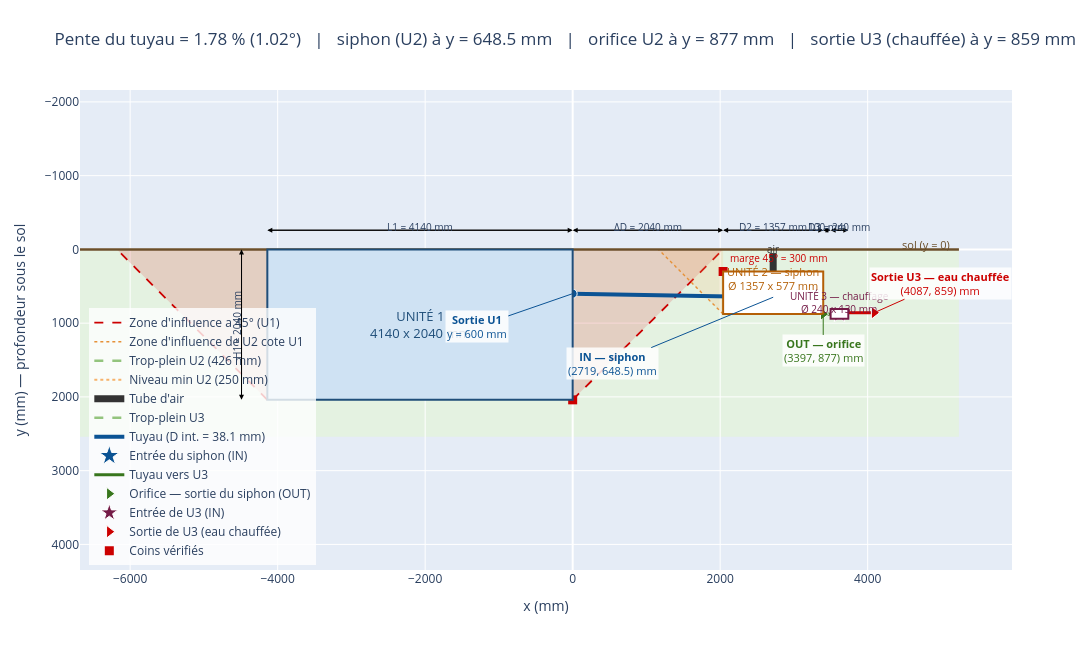

Write notebook code for a chart like this one.
### Markdown cell above
**Graphique 1.7** — plan 2D (repris de 1.5) avec l'unité 3 ajoutée.

### Code cell
# ---- Plan 2D interactif, avec U3 (repris de 1.5, zoom a la molette ou en glissant) ----
import plotly.graph_objects as go

y_bas = max(H1, y_f3) + 500
y_haut = -700
xmin = -L1 - H1 - 500
xmax = x3_d + 1500

fig6 = go.Figure()

# Zone securitaire (fond)
fig6.add_shape(type="rect", x0=xmin, x1=xmax, y0=0, y1=y_bas, fillcolor="#e4f2e1", line=dict(width=0), layer="below")

# Zones d'influence a 45 deg de U1 (droite et gauche)
for pts in ([(0, H1), (0, 0), (H1, 0)], [(-L1, H1), (-L1, 0), (-L1 - H1, 0)]):
    xs, ys = zip(*pts)
    fig6.add_trace(go.Scatter(x=xs, y=ys, fill="toself", mode="none", fillcolor="rgba(224,102,102,0.25)", showlegend=False, hoverinfo="skip"))
fig6.add_trace(go.Scatter(x=[0, H1], y=[H1, 0], mode="lines", line=dict(color="#cc0000", width=1.8, dash="dash"),
                           name="Zone d'influence a 45° (U1)"))
fig6.add_trace(go.Scatter(x=[-L1, -L1 - H1], y=[H1, 0], mode="lines", line=dict(color="#cc0000", width=1.8, dash="dash"), showlegend=False))

# Zone de U2 cote U1 (controle 2)
xs, ys = zip(*[(x2_g, y_f2), (x2_g, 0), (x2_g - y_f2, 0)])
fig6.add_trace(go.Scatter(x=xs, y=ys, fill="toself", mode="none", fillcolor="rgba(246,178,107,0.18)", showlegend=False, hoverinfo="skip"))
fig6.add_trace(go.Scatter(x=[x2_g, x2_g - y_f2], y=[y_f2, 0], mode="lines", line=dict(color="#e69138", width=1.4, dash="dot"),
                           name="Zone d'influence de U2 cote U1"))

# Sol
fig6.add_trace(go.Scatter(x=[xmin, xmax], y=[0, 0], mode="lines", line=dict(color="#6b4f2a", width=2.5), showlegend=False))
fig6.add_annotation(x=xmax - 100, y=-60, text="sol (y = 0)", showarrow=False, font=dict(size=11, color="#6b4f2a"), xanchor="right")

# Unites 1, 2 et 3 (U2 = siphon de Mariotte, U3 = reservoir de chauffage, meme caisson prefabrique que U2)
fig6.add_shape(type="rect", x0=-L1, x1=0, y0=0, y1=H1, fillcolor="#cfe2f3", line=dict(color="#1f4e79", width=2))
fig6.add_shape(type="rect", x0=x2_g, x1=x2_d, y0=y_h2, y1=y_f2, fillcolor="white", line=dict(color="#b45f06", width=2))
fig6.add_shape(type="rect", x0=x3_g, x1=x3_d, y0=y_h3, y1=y_f3, fillcolor="white", line=dict(color="#741b47", width=2))
fig6.add_annotation(x=-L1 / 2, y=H1 / 2, text=f"UNITÉ 1<br>{L1:.0f} x {H1:.0f} mm", showarrow=False, font=dict(size=13, color="#1f4e79"))
fig6.add_annotation(x=x2_g + L2 / 2, y=y_h2 + 90, text=f"UNITÉ 2 — siphon<br>Ø {D2:.0f} x {H2:.0f} mm", showarrow=False, font=dict(size=11, color="#b45f06"))
fig6.add_annotation(x=x3_g + L3 / 2, y=y_h3 - 90, text=f"UNITÉ 3 — chauffage<br>Ø {D3:.0f} x {H3:.0f} mm", showarrow=False, font=dict(size=10, color="#741b47"))

# Niveaux d'eau extremes du siphon (dans U2)
y_niveau_max_abs = y_f2 - NIVEAU_MAX_MM
y_niveau_min_abs = y_f2 - NIVEAU_MIN_MM
fig6.add_trace(go.Scatter(x=[x2_g, x2_d], y=[y_niveau_max_abs] * 2, mode="lines", line=dict(color="#93c47d", width=2.5, dash="dash"),
                           name=f"Trop-plein U2 ({NIVEAU_MAX_MM:.0f} mm)"))
fig6.add_trace(go.Scatter(x=[x2_g, x2_d], y=[y_niveau_min_abs] * 2, mode="lines", line=dict(color="#f6b26b", width=2, dash="dot"),
                           name=f"Niveau min U2 ({NIVEAU_MIN_MM:.0f} mm)"))

# Tube d'air, au milieu de U2, immerge jusqu'a l'orifice (y_f2)
fig6.add_trace(go.Scatter(x=[x_siphon, x_siphon], y=[y_f2, y_h2 - 250], mode="lines", line=dict(color="#333333", width=7),
                           name="Tube d'air"))
fig6.add_annotation(x=x_siphon, y=y_h2 - 300, text="air", showarrow=False, font=dict(size=10, color="#333333"))

# Trop-plein de U3
fig6.add_trace(go.Scatter(x=[x3_g, x3_d], y=[y_sortie3] * 2, mode="lines", line=dict(color="#93c47d", width=2.5, dash="dash"),
                           name="Trop-plein U3"))

# Tuyau U1 -> siphon (IN de U2)
fig6.add_trace(go.Scatter(x=[0, x_siphon], y=[y_s, y_e], mode="lines", line=dict(color="#0b5394", width=4),
                           name=f"Tuyau (D int. = {D_INT:.1f} mm)"))
fig6.add_trace(go.Scatter(x=[0], y=[y_s], mode="markers", marker=dict(symbol="circle", size=9, color="#0b5394",
                           line=dict(color="white", width=1)), showlegend=False))
fig6.add_trace(go.Scatter(x=[x_siphon], y=[y_e], mode="markers", marker=dict(symbol="star", size=15, color="#0b5394",
                           line=dict(color="white", width=1)), name="Entrée du siphon (IN)"))

# Orifice de U2 (OUT) -> entree de U3 (IN)
fig6.add_trace(go.Scatter(x=[x2_d, x3_entree], y=[y_f2, y_entree3], mode="lines", line=dict(color="#38761d", width=3),
                           name="Tuyau vers U3"))
fig6.add_trace(go.Scatter(x=[x2_d], y=[y_f2], mode="markers", marker=dict(symbol="triangle-right", size=11, color="#38761d",
                           line=dict(color="white", width=1)), name="Orifice — sortie du siphon (OUT)"))
fig6.add_trace(go.Scatter(x=[x3_entree], y=[y_entree3], mode="markers", marker=dict(symbol="star", size=13, color="#741b47",
                           line=dict(color="white", width=1)), name="Entrée de U3 (IN)"))

# Sortie de U3 (trop-plein, eau chauffee prete a l'usage)
x_out3_stub = x3_d + 350
fig6.add_trace(go.Scatter(x=[x3_d, x_out3_stub], y=[y_sortie3, y_sortie3], mode="lines", line=dict(color="#cc0000", width=3), showlegend=False))
fig6.add_trace(go.Scatter(x=[x_out3_stub], y=[y_sortie3], mode="markers", marker=dict(symbol="triangle-right", size=11, color="#cc0000",
                           line=dict(color="white", width=1)), name="Sortie de U3 (eau chauffée)"))

fig6.add_annotation(x=0, y=y_s, ax=-1300, ay=y_s + 450, axref="x", ayref="y", xref="x", yref="y",
                     text=f"<b>Sortie U1</b><br>y = {y_s:.0f} mm", showarrow=True, arrowcolor="#0b5394",
                     font=dict(size=11, color="#0b5394"), bgcolor="rgba(255,255,255,0.85)")
fig6.add_annotation(x=x_siphon, y=y_e, ax=x2_g - 1500, ay=y_e + 900, axref="x", ayref="y", xref="x", yref="y",
                     text=f"<b>IN — siphon</b><br>({x_siphon:.0f}, {y_e:.1f}) mm", showarrow=True, arrowcolor="#0b5394",
                     font=dict(size=11, color="#0b5394"), bgcolor="rgba(255,255,255,0.85)")
fig6.add_annotation(x=x2_d, y=y_f2, ax=x2_d, ay=y_f2 + 500, axref="x", ayref="y", xref="x", yref="y",
                     text=f"<b>OUT — orifice</b><br>({x2_d:.0f}, {y_f2:.0f}) mm", showarrow=True, arrowcolor="#38761d",
                     font=dict(size=11, color="#38761d"), bgcolor="rgba(255,255,255,0.85)")
fig6.add_annotation(x=x_out3_stub, y=y_sortie3, ax=x_out3_stub + 900, ay=y_sortie3 - 400, axref="x", ayref="y", xref="x", yref="y",
                     text=f"<b>Sortie U3 — eau chauffée</b><br>({x_out3_stub:.0f}, {y_sortie3:.0f}) mm", showarrow=True, arrowcolor="#cc0000",
                     font=dict(size=11, color="#cc0000"), bgcolor="rgba(255,255,255,0.85)")

# Coins verifies
fig6.add_trace(go.Scatter(x=[0, x2_g], y=[H1, y_h2], mode="markers", marker=dict(symbol="square", size=9, color="#cc0000"),
                           name="Coins vérifiés"))
fig6.add_annotation(x=x2_g + 60, y=y_h2 - 60, text=f"marge 45° = {marge_1:.0f} mm", showarrow=False,
                     font=dict(size=10, color="#cc0000"), xanchor="left", yanchor="bottom")

def cote(x0, x1, y, txt):
    fig6.add_annotation(x=x1, y=y, ax=x0, ay=y, axref="x", ayref="y", xref="x", yref="y",
                         text="", showarrow=True, arrowcolor="black", arrowwidth=1, arrowhead=2, arrowsize=1)
    fig6.add_annotation(x=x0, y=y, ax=x1, ay=y, axref="x", ayref="y", xref="x", yref="y",
                         text="", showarrow=True, arrowcolor="black", arrowwidth=1, arrowhead=2, arrowsize=1)
    fig6.add_annotation(x=(x0 + x1) / 2, y=y - 40, text=txt, showarrow=False, font=dict(size=10))

cote(-L1, 0, -260, f"L1 = {L1:.0f} mm")
cote(0, x2_g, -260, f"ΔD = {dD:.0f} mm")
cote(x2_g, x2_d, -260, f"D2 = {L2:.0f} mm")
cote(x2_d, x3_g, -260, f"{dx3:.0f} mm")
cote(x3_g, x3_d, -260, f"D3 = {L3:.0f} mm")
fig6.add_annotation(x=-L1 - 350, y=0, ax=-L1 - 350, ay=H1, axref="x", ayref="y", xref="x", yref="y",
                     text="", showarrow=True, arrowcolor="black", arrowwidth=1, arrowhead=2)
fig6.add_annotation(x=-L1 - 350, y=H1, ax=-L1 - 350, ay=0, axref="x", ayref="y", xref="x", yref="y",
                     text="", showarrow=True, arrowcolor="black", arrowwidth=1, arrowhead=2)
fig6.add_annotation(x=-L1 - 420, y=H1 / 2, text=f"H1 = {H1:.0f} mm", showarrow=False, font=dict(size=10), textangle=-90)

fig6.update_xaxes(title="x (mm)")
fig6.update_yaxes(autorange="reversed", title="y (mm) — profondeur sous le sol", scaleanchor="x", scaleratio=1)
fig6.update_layout(
    title=(f"Pente du tuyau = {S*100:.2f} % ({angle:.2f}°)   |   siphon (U2) à y = {y_e:.1f} mm   |   "
           f"orifice U2 à y = {y_f2:.0f} mm   |   sortie U3 (chauffée) à y = {y_sortie3:.0f} mm"),
    height=650, width=1150, dragmode="pan", margin=dict(t=90),
    legend=dict(x=0.01, y=0.01, bgcolor="rgba(255,255,255,0.8)"),
)
fig6.show(config={"scrollZoom": True})

### Figure 1 — Plotly figure (JSON) as saved in the notebook; plotly's stock layout.template omitted (floating-point values rounded to 4 significant figures)
{"data": [{"fill": "toself", "fillcolor": "rgba(224,102,102,0.25)", "hoverinfo": "skip", "mode": "none", "showlegend": false, "type": "scatter", "x": [0, 0, 2040.0], "y": [2040.0, 0, 0]}, {"fill": "toself", "fillcolor": "rgba(224,102,102,0.25)", "hoverinfo": "skip", "mode": "none", "showlegend": false, "type": "scatter", "x": [-4140.0, -4140.0, -6180.0], "y": [2040.0, 0, 0]}, {"line": {"color": "#cc0000", "dash": "dash", "width": 1.8}, "mode": "lines", "name": "Zone d'influence a 45° (U1)", "type": "scatter", "x": [0, 2040.0], "y": [2040.0, 0]}, {"line": {"color": "#cc0000", "dash": "dash", "width": 1.8}, "mode": "lines", "showlegend": false, "type": "scatter", "x": [-4140.0, -6180.0], "y": [2040.0, 0]}, {"fill": "toself", "fillcolor": "rgba(246,178,107,0.18)", "hoverinfo": "skip", "mode": "none", "showlegend": false, "type": "scatter", "x": [2040.0, 2040.0, 1163.0], "y": [877.2, 0, 0]}, {"line": {"color": "#e69138", "dash": "dot", "width": 1.4}, "mode": "lines", "name": "Zone d'influence de U2 cote U1", "type": "scatter", "x": [2040.0, 1163.0], "y": [877.2, 0]}, {"line": {"color": "#6b4f2a", "width": 2.5}, "mode": "lines", "showlegend": false, "type": "scatter", "x": [-6680.0, 5237.0], "y": [0, 0]}, {"line": {"color": "#93c47d", "dash": "dash", "width": 2.5}, "mode": "lines", "name": "Trop-plein U2 (426 mm)", "type": "scatter", "x": [2040.0, 3397.0], "y": [451.0, 451.0]}, {"line": {"color": "#f6b26b", "dash": "dot", "width": 2}, "mode": "lines", "name": "Niveau min U2 (250 mm)", "type": "scatter", "x": [2040.0, 3397.0], "y": [627.2, 627.2]}, {"line": {"color": "#333333", "width": 7}, "mode": "lines", "name": "Tube d'air", "type": "scatter", "x": [2719.0, 2719.0], "y": [877.2, 50.0]}, {"line": {"color": "#93c47d", "dash": "dash", "width": 2.5}, "mode": "lines", "name": "Trop-plein U3", "type": "scatter", "x": [3497.0, 3737.0], "y": [858.9, 858.9]}, {"line": {"color": "#0b5394", "width": 4}, "mode": "lines", "name": "Tuyau (D int. = 38.1 mm)", "type": "scatter", "x": [0, 2719.0], "y": [600.0, 648.5]}, {"marker": {"color": "#0b5394", "line": {"color": "white", "width": 1}, "size": 9, "symbol": "circle"}, "mode": "markers", "showlegend": false, "type": "scatter", "x": [0], "y": [600.0]}, {"marker": {"color": "#0b5394", "line": {"color": "white", "width": 1}, "size": 15, "symbol": "star"}, "mode": "markers", "name": "Entrée du siphon (IN)", "type": "scatter", "x": [2719.0], "y": [648.5]}, {"line": {"color": "#38761d", "width": 3}, "mode": "lines", "name": "Tuyau vers U3", "type": "scatter", "x": [3397.0, 3617.0], "y": [877.2, 881.1]}, {"marker": {"color": "#38761d", "line": {"color": "white", "width": 1}, "size": 11, "symbol": "triangle-right"}, "mode": "markers", "name": "Orifice — sortie du siphon (OUT)", "type": "scatter", "x": [3397.0], "y": [877.2]}, {"marker": {"color": "#741b47", "line": {"color": "white", "width": 1}, "size": 13, "symbol": "star"}, "mode": "markers", "name": "Entrée de U3 (IN)", "type": "scatter", "x": [3617.0], "y": [881.1]}, {"line": {"color": "#cc0000", "width": 3}, "mode": "lines", "showlegend": false, "type": "scatter", "x": [3737.0, 4087.0], "y": [858.9, 858.9]}, {"marker": {"color": "#cc0000", "line": {"color": "white", "width": 1}, "size": 11, "symbol": "triangle-right"}, "mode": "markers", "name": "Sortie de U3 (eau chauffée)", "type": "scatter", "x": [4087.0], "y": [858.9]}, {"marker": {"color": "#cc0000", "size": 9, "symbol": "square"}, "mode": "markers", "name": "Coins vérifiés", "type": "scatter", "x": [0, 2040.0], "y": [2040.0, 300.0]}], "layout": {"annotations": [{"font": {"color": "#6b4f2a", "size": 11}, "showarrow": false, "text": "sol (y = 0)", "x": 5137.0, "xanchor": "right", "y": -60}, {"font": {"color": "#1f4e79", "size": 13}, "showarrow": false, "text": "UNITÉ 1<br>4140 x 2040 mm", "x": -2070.0, "y": 1020.0}, {"font": {"color": "#b45f06", "size": 11}, "showarrow": false, "text": "UNITÉ 2 — siphon<br>Ø 1357 x 577 mm", "x": 2719.0, "y": 390.0}, {"font": {"color": "#741b47", "size": 10}, "showarrow": false, "text": "UNITÉ 3 — chauffage<br>Ø 240 x 130 mm", "x": 3617.0, "y": 718.9}, {"font": {"color": "#333333", "size": 10}, "showarrow": false, "text": "air", "x": 2719.0, "y": 0.0}, {"arrowcolor": "#0b5394", "ax": -1300, "axref": "x", "ay": 1050.0, "ayref": "y", "bgcolor": "rgba(255,255,255,0.85)", "font": {"color": "#0b5394", "size": 11}, "showarrow": true, "text": "<b>Sortie U1</b><br>y = 600 mm", "x": 0, "xref": "x", "y": 600.0, "yref": "y"}, {"arrowcolor": "#0b5394", "ax": 540.0, "axref": "x", "ay": 1548.0, "ayref": "y", "bgcolor": "rgba(255,255,255,0.85)", "font": {"color": "#0b5394", "size": 11}, "showarrow": true, "text": "<b>IN — siphon</b><br>(2719, 648.5) mm", "x": 2719.0, "xref": "x", "y": 648.5, "yref": "y"}, {"arrowcolor": "#38761d", "ax": 3397.0, "axref": "x", "ay": 1377.0, "ayref": "y", "bgcolor": "rgba(255,255,255,0.85)", "font": {"color": "#38761d", "size": 11}, "showarrow": true, "text": "<b>OUT — orifice</b><br>(3397, 877) mm", "x": 3397.0, "xref": "x", "y": 877.2, "yref": "y"}, {"arrowcolor": "#cc0000", "ax": 4987.0, "axref": "x", "ay": 458.9, "ayref": "y", "bgcolor": "rgba(255,255,255,0.85)", "font": {"color": "#cc0000", "size": 11}, "showarrow": true, "text": "<b>Sortie U3 — eau chauffée</b><br>(4087, 859) mm", "x": 4087.0, "xref": "x", "y": 858.9, "yref": "y"}, {"font": {"color": "#cc0000", "size": 10}, "showarrow": false, "text": "marge 45° = 300 mm", "x": 2100.0, "xanchor": "left", "y": 240.0, "yanchor": "bottom"}, {"arrowcolor": "black", "arrowhead": 2, "arrowsize": 1, "arrowwidth": 1, "ax": -4140.0, "axref": "x", "ay": -260, "ayref": "y", "showarrow": true, "text": "", "x": 0, "xref": "x", "y": -260, "yref": "y"}, {"arrowcolor": "black", "arrowhead": 2, "arrowsize": 1, "arrowwidth": 1, "ax": 0, "axref": "x", "ay": -260, "ayref": "y", "showarrow": true, "text": "", "x": -4140.0, "xref": "x", "y": -260, "yref": "y"}, {"font": {"size": 10}, "showarrow": false, "text": "L1 = 4140 mm", "x": -2070.0, "y": -300}, {"arrowcolor": "black", "arrowhead": 2, "arrowsize": 1, "arrowwidth": 1, "ax": 0, "axref": "x", "ay": -260, "ayref": "y", "showarrow": true, "text": "", "x": 2040.0, "xref": "x", "y": -260, "yref": "y"}, {"arrowcolor": "black", "arrowhead": 2, "arrowsize": 1, "arrowwidth": 1, "ax": 2040.0, "axref": "x", "ay": -260, "ayref": "y", "showarrow": true, "text": "", "x": 0, "xref": "x", "y": -260, "yref": "y"}, {"font": {"size": 10}, "showarrow": false, "text": "ΔD = 2040 mm", "x": 1020.0, "y": -300}, {"arrowcolor": "black", "arrowhead": 2, "arrowsize": 1, "arrowwidth": 1, "ax": 2040.0, "axref": "x", "ay": -260, "ayref": "y", "showarrow": true, "text": "", "x": 3397.0, "xref": "x", "y": -260, "yref": "y"}, {"arrowcolor": "black", "arrowhead": 2, "arrowsize": 1, "arrowwidth": 1, "ax": 3397.0, "axref": "x", "ay": -260, "ayref": "y", "showarrow": true, "text": "", "x": 2040.0, "xref": "x", "y": -260, "yref": "y"}, {"font": {"size": 10}, "showarrow": false, "text": "D2 = 1357 mm", "x": 2719.0, "y": -300}, {"arrowcolor": "black", "arrowhead": 2, "arrowsize": 1, "arrowwidth": 1, "ax": 3397.0, "axref": "x", "ay": -260, "ayref": "y", "showarrow": true, "text": "", "x": 3497.0, "xref": "x", "y": -260, "yref": "y"}, {"arrowcolor": "black", "arrowhead": 2, "arrowsize": 1, "arrowwidth": 1, "ax": 3497.0, "axref": "x", "ay": -260, "ayref": "y", "showarrow": true, "text": "", "x": 3397.0, "xref": "x", "y": -260, "yref": "y"}, {"font": {"size": 10}, "showarrow": false, "text": "100 mm", "x": 3447.0, "y": -300}, {"arrowcolor": "black", "arrowhead": 2, "arrowsize": 1, "arrowwidth": 1, "ax": 3497.0, "axref": "x", "ay": -260, "ayref": "y", "showarrow": true, "text": "", "x": 3737.0, "xref": "x", "y": -260, "yref": "y"}, {"arrowcolor": "black", "arrowhead": 2, "arrowsize": 1, "arrowwidth": 1, "ax": 3737.0, "axref": "x", "ay": -260, "ayref": "y", "showarrow": true, "text": "", "x": 3497.0, "xref": "x", "y": -260, "yref": "y"}, {"font": {"size": 10}, "showarrow": false, "text": "D3 = 240 mm", "x": 3617.0, "y": -300}, {"arrowcolor": "black", "arrowhead": 2, "arrowwidth": 1, "ax": -4490.0, "axref": "x", "ay": 2040.0, "ayref": "y", "showarrow": true, "text": "", "x": -4490.0, "xref": "x", "y": 0, "yref": "y"}, {"arrowcolor": "black", "arrowhead": 2, "arrowwidth": 1, "ax": -4490.0, "axref": "x", "ay": 0, "ayref": "y", "showarrow": true, "text": "", "x": -4490.0, "xref": "x", "y": 2040.0, "yref": "y"}, {"font": {"size": 10}, "showarrow": false, "text": "H1 = 2040 mm", "textangle": -90, "x": -4560.0, "y": 1020.0}], "dragmode": "pan", "height": 650, "legend": {"bgcolor": "rgba(255,255,255,0.8)", "x": 0.01, "y": 0.01}, "margin": {"t": 90}, "shapes": [{"fillcolor": "#e4f2e1", "layer": "below", "line": {"width": 0}, "type": "rect", "x0": -6680.0, "x1": 5237.0, "y0": 0, "y1": 2540.0}, {"fillcolor": "#cfe2f3", "line": {"color": "#1f4e79", "width": 2}, "type": "rect", "x0": -4140.0, "x1": 0, "y0": 0, "y1": 2040.0}, {"fillcolor": "white", "line": {"color": "#b45f06", "width": 2}, "type": "rect", "x0": 2040.0, "x1": 3397.0, "y0": 300.0, "y1": 877.2}, {"fillcolor": "white", "line": {"color": "#741b47", "width": 2}, "type": "rect", "x0": 3497.0, "x1": 3737.0, "y0": 808.9, "y1": 938.9}], "title": {"text": "Pente du tuyau = 1.78 % (1.02°)   |   siphon (U2) à y = 648.5 mm   |   orifice U2 à y = 877 mm   |   sortie U3 (chauffée) à y = 859 mm"}, "width": 1150, "xaxis": {"title": {"text": "x (mm)"}}, "yaxis": {"autorange": "reversed", "scaleanchor": "x", "scaleratio": 1, "title": {"text": "y (mm) — profondeur sous le sol"}}}}
